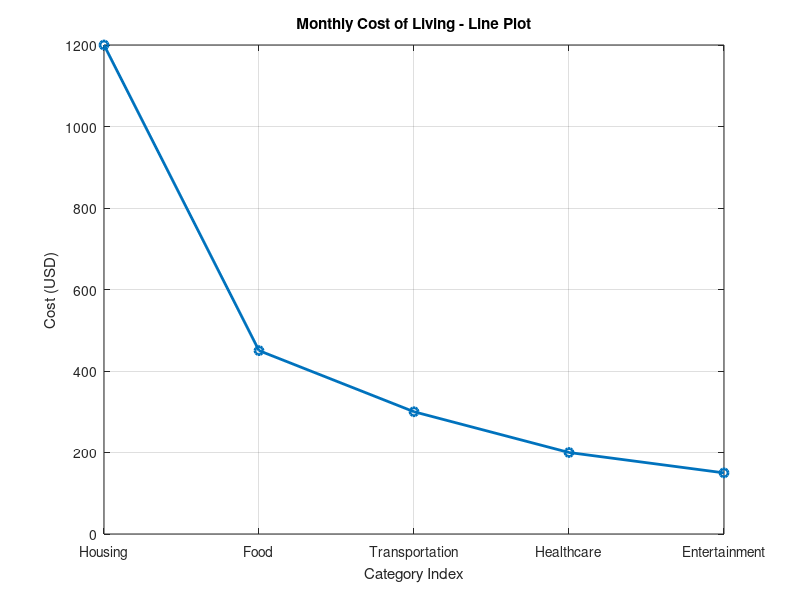
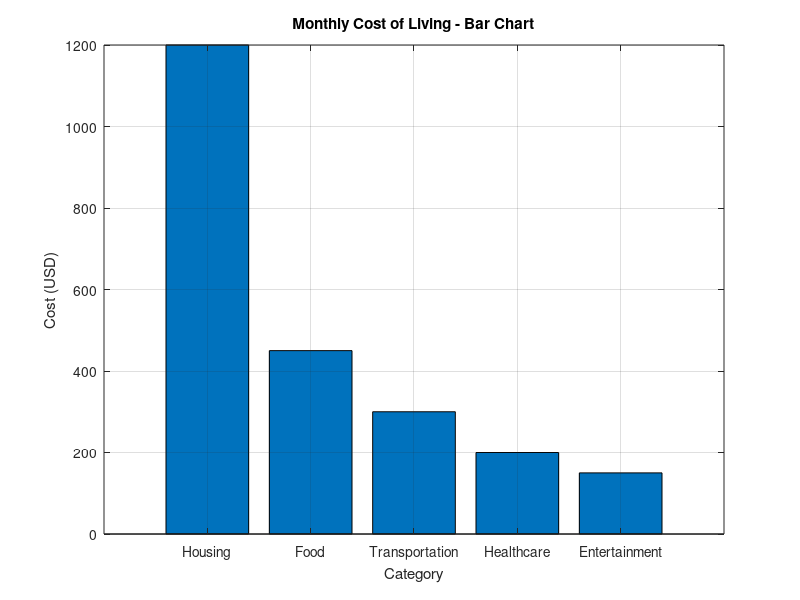
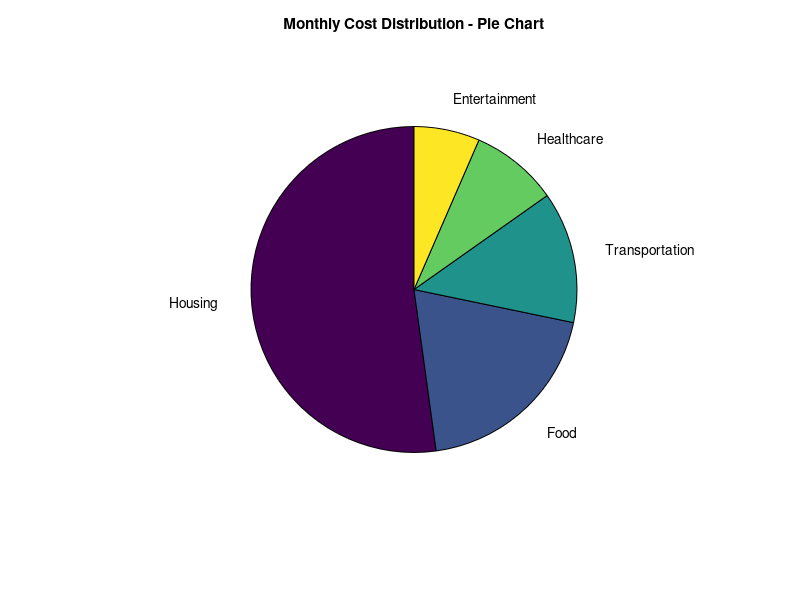
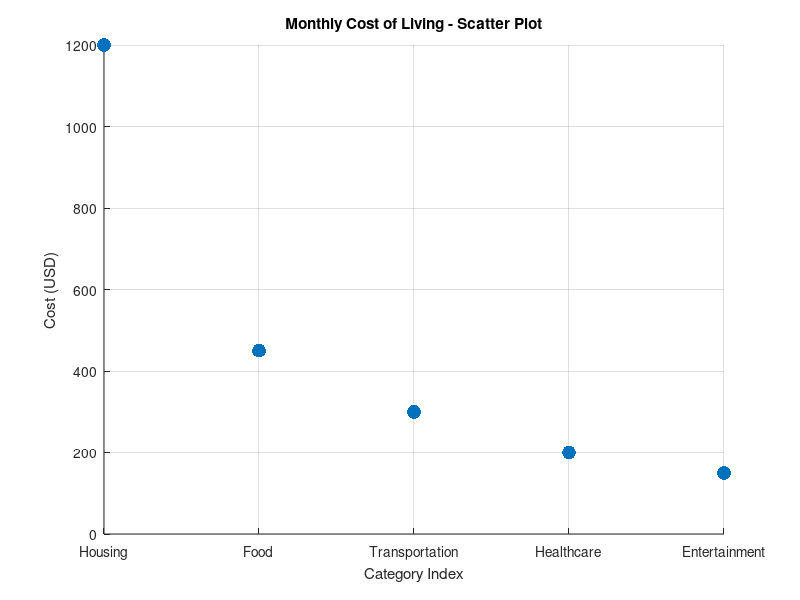

Source code (MATLAB) for these figures, in order: (Note: this script raises an error after producing the figures.)
% Sample data (replace with your own)
categories = {'Housing', 'Food', 'Transportation', 'Healthcare', 'Entertainment'};
costs = [1200, 450, 300, 200, 150]; % Monthly costs in USD
x = 1:length(costs);

% Line Plot
figure;
plot(x, costs, '-o', 'LineWidth', 2);
title('Monthly Cost of Living - Line Plot');
xlabel('Category Index');
ylabel('Cost (USD)');
xticks(x);
xticklabels(categories);
grid on;

% Bar Chart
figure;
bar(costs);
title('Monthly Cost of Living - Bar Chart');
xlabel('Category');
ylabel('Cost (USD)');
set(gca, 'XTickLabel', categories);
grid on;

% Pie Chart
figure;
pie(costs, categories);
title('Monthly Cost Distribution - Pie Chart');

% Scatter Plot
figure;
scatter(x, costs, 100, 'filled');
title('Monthly Cost of Living - Scatter Plot');
xlabel('Category Index');
ylabel('Cost (USD)');
xticks(x);
xticklabels(categories);
grid on;

% Histogram (simulated expenses)
expenses = randi([100, 1500], 1, 100); % Random expense data
figure;
histogram(expenses, 10);
title('Distribution of Monthly Expenses - Histogram');
xlabel('Expense Amount (USD)');
ylabel('Frequency');
grid on;
